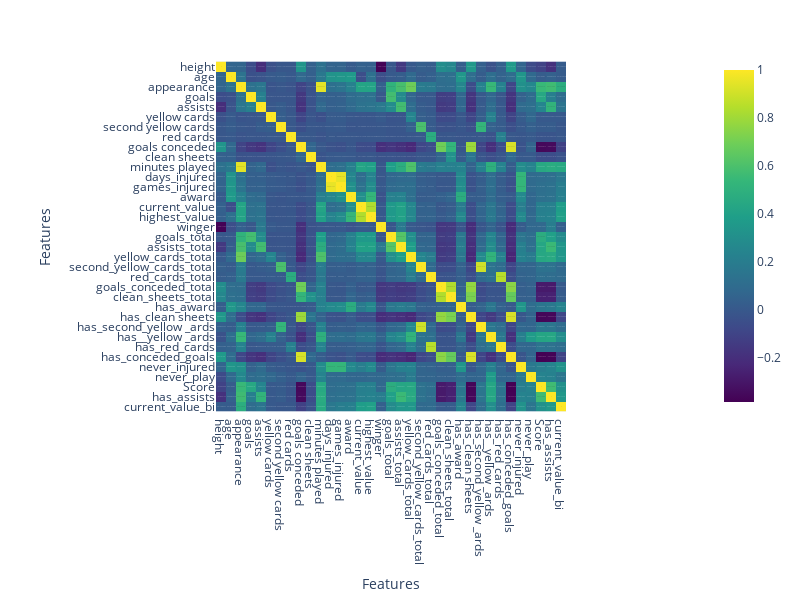

Notebook code cell kept with this figure:
### Code cell
import plotly.express as px

fig = px.imshow(correlation, text_auto=True, color_continuous_scale='Viridis')
fig.update_layout(
    width=800,  
    height=600,  
    xaxis_title='Features',
    yaxis_title='Features',
    xaxis=dict(tickvals=list(correlation.columns), ticktext=list(correlation.columns)),
    yaxis=dict(tickvals=list(correlation.columns), ticktext=list(correlation.columns)))

### Figure 1 — Plotly figure (JSON) as saved in the notebook; plotly's stock layout.template omitted (floating-point values rounded to 4 significant figures; data arrays with more than 128 entries replaced by an {"elided": "..."} marker saying what was removed)
{"data": [{"coloraxis": "coloraxis", "hovertemplate": "x: %{x}<br>y: %{y}<br>color: %{z}<extra></extra>", "name": "0", "texttemplate": "%{z}", "type": "heatmap", "x": ["height", "age", "appearance", "goals", "assists", "yellow cards", "second yellow cards", "red cards", "goals conceded", "clean sheets", "minutes played", "days_injured", "games_injured", "award", "current_value", "highest_value", "winger", "goals_total", "assists_total", "yellow_cards_total", "second_yellow_cards_total", "red_cards_total", "goals_conceded_total", "clean_sheets_total", "has_award", "has_clean sheets", "has_second_yellow _ards", "has__yellow _ards", "has_red_cards", "has_conceded_goals", "never_injured", "never_play", "Score", "has_assists", "current_value_bi"], "xaxis": "x", "y": ["height", "age", "appearance", "goals", "assists", "yellow cards", "second yellow cards", "red cards", "goals conceded", "clean sheets", "minutes played", "days_injured", "games_injured", "award", "current_value", "highest_value", "winger", "goals_total", "assists_total", "yellow_cards_total", "second_yellow_cards_total", "red_cards_total", "goals_conceded_total", "clean_sheets_total", "has_award", "has_clean sheets", "has_second_yellow _ards", "has__yellow _ards", "has_red_cards", "has_conceded_goals", "never_injured", "never_play", "Score", "has_assists", "current_value_bi"], "yaxis": "y", "z": {"elided": "35x35 float values"}}], "layout": {"coloraxis": {"colorscale": [[0, "#440154"], [0.1111, "#482878"], [0.2222, "#3e4989"], [0.3333, "#31688e"], [0.4444, "#26828e"], [0.5556, "#1f9e89"], [0.6667, "#35b779"], [0.7778, "#6ece58"], [0.8889, "#b5de2b"], [1, "#fde725"]]}, "height": 600, "margin": {"t": 60}, "width": 800, "xaxis": {"anchor": "y", "constrain": "domain", "domain": [0, 1], "scaleanchor": "y", "ticktext": ["height", "age", "appearance", "goals", "assists", "yellow cards", "second yellow cards", "red cards", "goals conceded", "clean sheets", "minutes played", "days_injured", "games_injured", "award", "current_value", "highest_value", "winger", "goals_total", "assists_total", "yellow_cards_total", "second_yellow_cards_total", "red_cards_total", "goals_conceded_total", "clean_sheets_total", "has_award", "has_clean sheets", "has_second_yellow _ards", "has__yellow _ards", "has_red_cards", "has_conceded_goals", "never_injured", "never_play", "Score", "has_assists", "current_value_bi"], "tickvals": ["height", "age", "appearance", "goals", "assists", "yellow cards", "second yellow cards", "red cards", "goals conceded", "clean sheets", "minutes played", "days_injured", "games_injured", "award", "current_value", "highest_value", "winger", "goals_total", "assists_total", "yellow_cards_total", "second_yellow_cards_total", "red_cards_total", "goals_conceded_total", "clean_sheets_total", "has_award", "has_clean sheets", "has_second_yellow _ards", "has__yellow _ards", "has_red_cards", "has_conceded_goals", "never_injured", "never_play", "Score", "has_assists", "current_value_bi"], "title": {"text": "Features"}}, "yaxis": {"anchor": "x", "autorange": "reversed", "constrain": "domain", "domain": [0, 1], "ticktext": ["height", "age", "appearance", "goals", "assists", "yellow cards", "second yellow cards", "red cards", "goals conceded", "clean sheets", "minutes played", "days_injured", "games_injured", "award", "current_value", "highest_value", "winger", "goals_total", "assists_total", "yellow_cards_total", "second_yellow_cards_total", "red_cards_total", "goals_conceded_total", "clean_sheets_total", "has_award", "has_clean sheets", "has_second_yellow _ards", "has__yellow _ards", "has_red_cards", "has_conceded_goals", "never_injured", "never_play", "Score", "has_assists", "current_value_bi"], "tickvals": ["height", "age", "appearance", "goals", "assists", "yellow cards", "second yellow cards", "red cards", "goals conceded", "clean sheets", "minutes played", "days_injured", "games_injured", "award", "current_value", "highest_value", "winger", "goals_total", "assists_total", "yellow_cards_total", "second_yellow_cards_total", "red_cards_total", "goals_conceded_total", "clean_sheets_total", "has_award", "has_clean sheets", "has_second_yellow _ards", "has__yellow _ards", "has_red_cards", "has_conceded_goals", "never_injured", "never_play", "Score", "has_assists", "current_value_bi"], "title": {"text": "Features"}}}}
